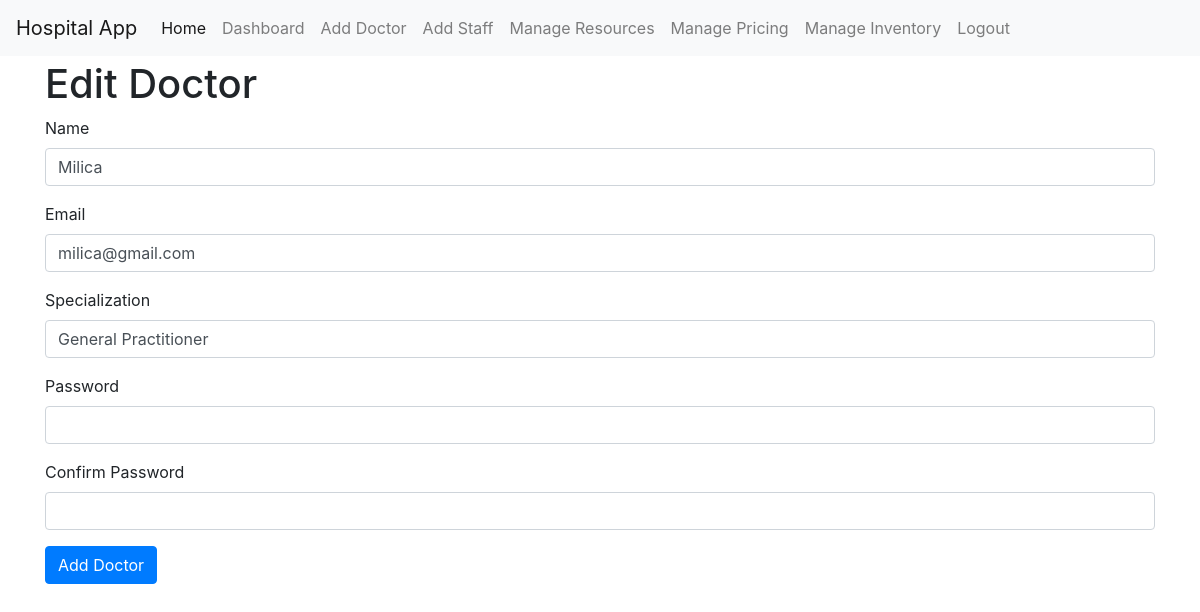
The page /admin/edit_doctor/2 (signed in) on the database its author committed.
### models.py (models this page shows, shortened)
class User(UserMixin, db.Model):
    __tablename__ = 'user'
    id = db.Column(db.Integer, primary_key=True)
    email = db.Column(db.String(120), index=True, unique=True, nullable=False)
    password_hash = db.Column(db.String(128), nullable=False)
    role = db.Column(db.String(20), default='patient', nullable=False)  # role: admin, doctor, patient
    appointments = db.relationship('Appointment', backref='doctor', lazy=True, foreign_keys='Appointment.doctor_id')  # Specify foreign key
    medical_records = db.relationship('MedicalRecord', backref='patient', lazy=True)
    name = db.Column(db.String(64), index=True)
    specialization = db.Column(db.String(100), nullable=True)
    position = db.Column(db.String(100), nullable=True)  # Staff

### app.py (the view, shortened to what this page needs)
@app.route('/admin/edit_doctor/<int:id>', methods=['GET', 'POST'])
@login_required
def admin_edit_doctor(id):
    if current_user.role != 'admin':
        return "You are not authorized to access this page."
    doctor = User.query.get_or_404(id)
    form = AddDoctorForm(obj=doctor)
    return render_template('admin/edit_doctor.html', form=form, doctor=doctor)

### forms.py
class AddDoctorForm(FlaskForm):
    name = StringField('Name', validators=[DataRequired()])
    email = StringField('Email', validators=[DataRequired(), Email()])
    password = PasswordField('Password', validators=[DataRequired()])
    password2 = PasswordField('Confirm Password', validators=[DataRequired(), EqualTo('password')])
    specialization = StringField('Specialization', validators=[DataRequired()])
    submit = SubmitField('Add Doctor')

### app.py (called while the page is built)
@login_manager.user_loader
def load_user(user_id):
    return db.session.get(User, int(user_id))

### templates/admin/edit_doctor.html (shortened to what this page needs)
{% extends 'base.html' %} {% block content %}
<h1>Edit Doctor</h1>
<form method="POST" action="">
	<div class="form-group">
		{{ form.name.label }} {{ form.name(class="form-control") }}
	</div>
	<div class="form-group">
		{{ form.email.label }} {{ form.email(class="form-control") }}
	</div>
	<div class="form-group">
		{{ form.specialization.label }} {{
		form.specialization(class="form-control") }}
	</div>
	<div class="form-group">
		{{ form.password.label }} {{ form.password(class="form-control") }}
	</div>
	<div class="form-group">
		{{ form.password2.label }} {{ form.password2(class="form-control") }}
	</div>
	{{ form.submit(class="btn btn-primary") }}
</form>
{% endblock %}

### templates/base.html (style rules this page uses)
body { padding-top: 60px; }

### rows shown on the page
User: name "Milica", email "milica@gmail.com", specialization "General Practitioner"
